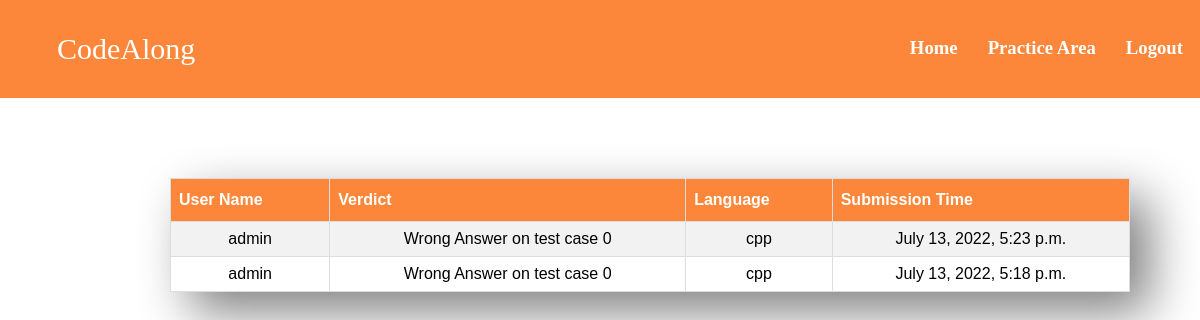
Page /problem/submissions/6 (signed in) on the committed database.
### OJ/models.py (models this page shows, shortened)
class Submissions(models.Model):
    problem = models.ForeignKey(Problem, on_delete=models.CASCADE)
    user = models.ForeignKey(User, on_delete=models.CASCADE)
    date_created = models.DateTimeField(auto_now_add=True)
    result = models.CharField(max_length=200)
    previous_submission = models.TextField(null=True, blank=True)
    language = models.CharField(max_length=10,null=True, blank=True)
    class Meta:
        ordering = ['-date_created']

class User(AbstractUser):
    email = models.EmailField(unique=True)
    score = models.FloatField(default=0, validators=[score_check])
    solved = models.IntegerField(default=0)
    class Meta:
        ordering = ['-score']

### OJ/views.py (the view)
# urls.py: path('problem/submissions/<int:id>',views.submissions,name = 'submissions'),
@login_required(login_url='login')
def submissions(request,id):
    problem = Problem.objects.get(id=id)
    sub = Submissions.objects.filter(problem=problem)
    return render(request,'submissions.html',{'data':sub,'problem_id':id})

### OJ/templates/submissions.html (shortened to what this page needs)
{% extends "main.html" %} {% block content %}
<div class="nav">
    <ul class='left'>
        <li>CodeAlong</li>
    </ul>
    <ul class="right">
        <li>
            <a href='{% url "home"%}'>
                <h3>Home</h3>
            </a>
        </li>
        <li>
            <a href='{% url "problem_view" problem_id%}'>
                <h3>Practice Area</h3>
            </a>
        </li>
        <li>
            <a href='{% url "logout"%}'>
                <h3>Logout</h3>
            </a>
        </li>
    </ul>
</div>
</head>
<body>
    <table id="customers">
        <tr>
            <th>User Name</th>
            <th>Verdict</th>
            <th>Language</th>
            <th>Submission Time</th>
        </tr>
        {%for item in data%}
        <tr>
            <td>{{item.user.username}}</td>
            <td>{{item.result}}</td>
            <td>{{item.language}}</td>
            <td>{{item.date_created}}</td>
        </tr>
        {%endfor%}
    </table>
    {% endblock %}

### OJ/static/main.css (style rules this page uses)
body { margin: 0; }
.nav { background-color: #fc873a; color: #fff; display: flex; justify-content: space-between; align-items: left; padding: 2px; margin-top: 0; }
.nav .left { font-size: 30px; }
.nav ul { display: flex; justify-content: space-between; list-style: none; }
.nav ul li { padding: 0 15px; }
a { text-decoration: none; color: #fff; }
.left { align-items: left }
.right { align-items: right }

### OJ/templates/submissions.html (style rules this page uses)
#customers { font-family: Arial, Helvetica, sans-serif; border-collapse: collapse; width: 100%; margin-top: 80px; width: 80%; box-shadow: 20px 20px 50px grey; margin-left: 170px; text-align: center; }
#customers td, #customers th { border: 1px solid #ddd; padding: 8px; }
#customers tr:nth-child(even) { background-color: #f2f2f2; }
#customers th { padding-top: 12px; padding-bottom: 12px; text-align: left; background-color: #fc873a; color: white; }

### rows in the picture
Submissions: user.username "admin", result "Wrong Answer on test case 0", language "cpp", date_created "July 13, 2022, 5:23 p.m."
Submissions: user.username "admin", result "Wrong Answer on test case 0", language "cpp", date_created "July 13, 2022, 5:18 p.m."
